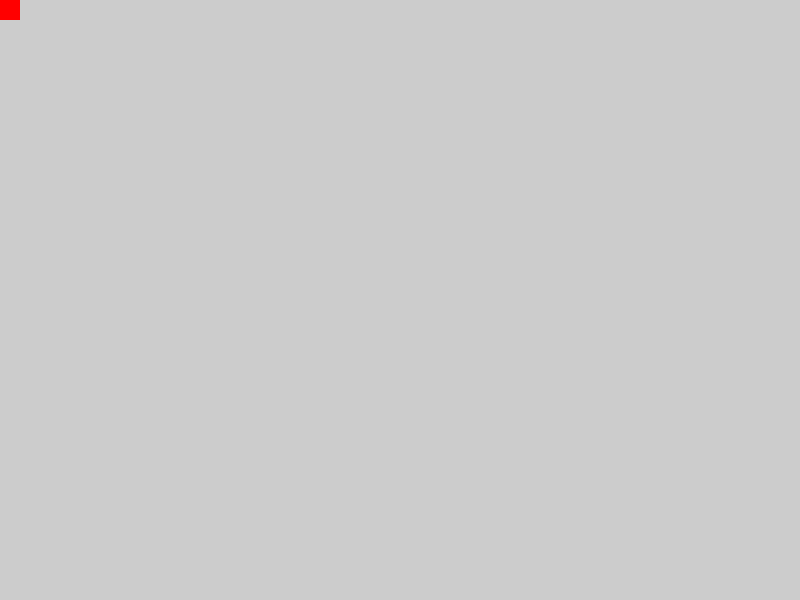
Frame 1 (no input)
Frame 60 (the mouse pressed at the canvas centre just before this capture): identical to frame 1, image omitted
Frame 120 (the mouse held since frame 60 and released just before this capture): identical to frame 1, image omitted

The Processing sketch that drew this single still picture (run headless with seeded random() and noise(); from frame 60 on, the mouse is pressed at the canvas centre):

// Processing sketch: GameOfLifeStarter
// ── GameOfLifeStarter.pde
import java.util.Arrays;

final int SPACING = 20; // each cell's width/height //<>// //<>//
final float DENSITY = 0.1; // how likely each cell is to be alive at the start
int[][] grid; // the 2D array to hold 0's and 1's

void setup() {
  size(800, 600); // adjust accordingly, make sure it's a multiple of SPACING
  noStroke(); // don't draw the edges of each cell
  frameRate(10); // controls speed of regeneration
  grid = new int[height / SPACING][width / SPACING];

  // STEP 1 - Populate initial grid (you may want to use Arrays.toString to check it)

}

void draw() {
  showGrid(); // STEP 2 - Implement this method so you can see your 2D array
  // grid = calcNextGrid(); // uncomment this after you get showGrid() working
  
 
}

int[][] calcNextGrid() {
  int[][] nextGrid = new int[grid.length][grid[0].length];

  // your code here

  return nextGrid;
}

int countNeighbors(int y, int x) {
  int n = 0; // don't count yourself!
  
  // your code here
  // don't check out-of-bounds cells!

  return n;
}

void showGrid() {
  // your code here
  fill(255,0,0);
  square(0,0,SPACING);
  // use square() to represent each cell
  // use fill(r, g, b) to control color: black for empty, red for filled (or alive)
  // each square (cell) has a width and height of SPACING. 
  // you will need to calculate the x and y position as you loop through the grid

}
